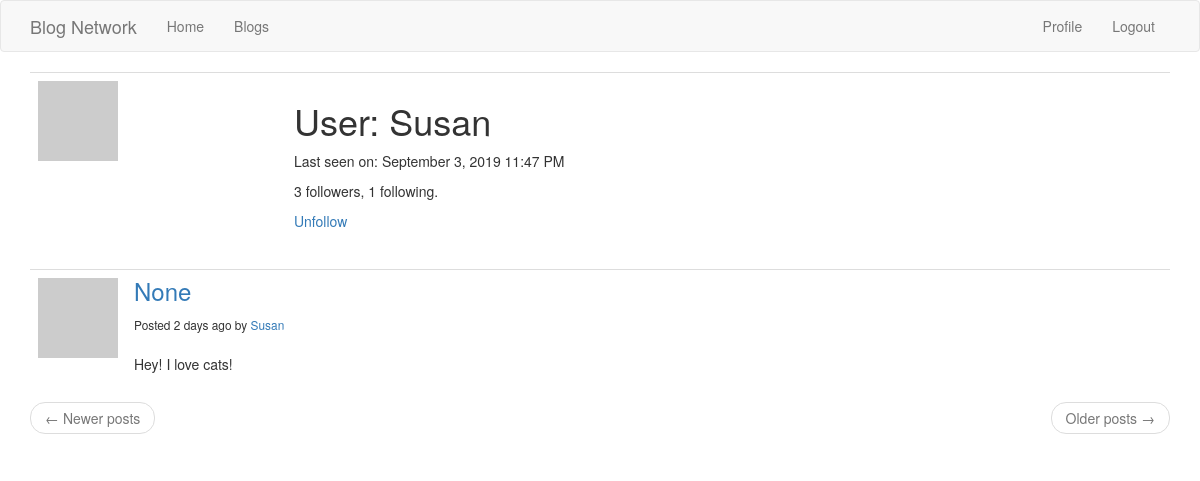
The page /user/Susan (signed in) on the database its author committed.
### main/models.py (models this page shows, shortened)
class User(UserMixin, db.Model):
    id = db.Column(db.Integer, primary_key=True)
    username = db.Column(db.Text(), index=True, unique=True)
    email = db.Column(db.Text(), index=True, unique=True)
    password_hash = db.Column(db.Text())
    posts = db.relationship('Post', backref='author', lazy='dynamic')
    comments = db.relationship('Comment', backref='author', lazy='dynamic')
    about_me = db.Column(db.Text())
    last_seen = db.Column(db.DateTime, default=datetime.utcnow)
    followed = db.relationship(
        'User', secondary=followers,
        primaryjoin=(followers.c.follower_id == id),
        secondaryjoin=(followers.c.followed_id == id),
        backref=db.backref('followers', lazy='dynamic'), lazy='dynamic')
    def avatar(self, size):
        digest = md5(self.email.lower().encode('utf-8')).hexdigest()
        return 'https://www.gravatar.com/avatar/{}?d=identicon&s={}'.format(
            digest, size)
    def is_following(self, user):
        return self.followed.filter(
            followers.c.followed_id == user.id).count() > 0

class Post(db.Model):
    id = db.Column(db.Integer, primary_key=True)
    body = db.Column(db.Text())
    title = db.Column(db.Text())
    comments = db.relationship('Comment', backref='source', lazy='dynamic')
    timestamp = db.Column(db.DateTime, index=True, default=datetime.utcnow)
    user_id = db.Column(db.Integer, db.ForeignKey('user.id'))

### main/urls.py (the view)
@blog.route('/user/<username>')
@login_required
def user(username):
    user = User.query.filter_by(username=username).first_or_404()
    page = request.args.get('page', 1, type=int)
    posts = user.posts.order_by(Post.timestamp.desc()).paginate(
        page, blog.config['POSTS_PER_PAGE'], False)
    next_url = url_for('user', username=user.username, page=posts.next_num) \
        if posts.has_next else None
    prev_url = url_for('user', username=user.username, page=posts.prev_num) \
        if posts.has_prev else None
    return render_template('user.html', user=user, posts=posts.items,
                           next_url=next_url, prev_url=prev_url)

### main/models.py (called while the page is built)
@login.user_loader
def load_user(id):
    return User.query.get(int(id))

### main/urls.py (called while the page is built)
@blog.before_request
def before_request():
    if current_user.is_authenticated:
        current_user.last_seen = datetime.utcnow()
        db.session.commit()

### main/templates/user.html (shortened to what this page needs)
{% extends "base.html" %}
{% block blog_content %}
    <table class="table table-hover">
        <tr>
            <td width="256px"><img src="{{ user.avatar(256) }}"></td>
            <td>
                <h1>User: {{ user.username }}</h1>
                {% if user.last_seen %}
                <p>Last seen on: {{ moment(user.last_seen).format('LLL') }}</p>
                {% endif %}
                <p>{{ user.followers.count() }} followers, {{ user.followed.count() }} following.</p>
                {% if user == current_user %}
                <p><a href="{{ url_for('edit_profile') }}">Edit your profile</a></p>
                {% elif not current_user.is_following(user) %}
                <p><a href="{{ url_for('follow', username=user.username) }}">Follow</a></p>
                {% else %}
                <p><a href="{{ url_for('unfollow', username=user.username) }}">Unfollow</a></p>
                {% endif %}
            </td>
        </tr>
    </table>
    {% for post in posts %}
        {% include 'post.html' %}
    {% endfor %}
    <nav aria-label="...">
        <ul class="pager">
            <li class="previous{% if not prev_url %} disabled{% endif %}">
                <a href="{{ prev_url or '#' }}">
                    <span aria-hidden="true">&larr;</span> Newer posts
                </a>
            </li>
            <li class="next{% if not next_url %} disabled{% endif %}">
                <a href="{{ next_url or '#' }}">
                    Older posts <span aria-hidden="true">&rarr;</span>
                </a>
            </li>
        </ul>
    </nav>
{% endblock %}

### main/templates/post.html
<table class="table table-hover">
    <tr>
        <td width="70px">
            <a href="{{ url_for('user', username=post.author.username) }}">
                <img src="{{ post.author.avatar(70) }}" />
            </a>
        </td>
        <td>
            <h3 style="margin-top: 0px">
                <a href="{{ url_for('post', id=post.id) }}">
                    {{ post.title }}
                </a>
            </h3>
            <small>
            Posted {{ moment(post.timestamp).fromNow() }} by
            <a href="{{ url_for('user', username=post.author.username) }}">
                {{ post.author.username }}
            </a>
            </small>
            <br>
            <br>
            {{ post.body }}
        </td>
    </tr>
</table>

### rows shown on the page
User: username "Susan", last_seen "September 3, 2019 11:47 PM"
Post: title "None", timestamp "2 days ago", author.username "Susan", body "Hey! I love cats!"

### other values the page prints
{{ user.followers.count() }} "3"
{{ user.followed.count() }} "1"
